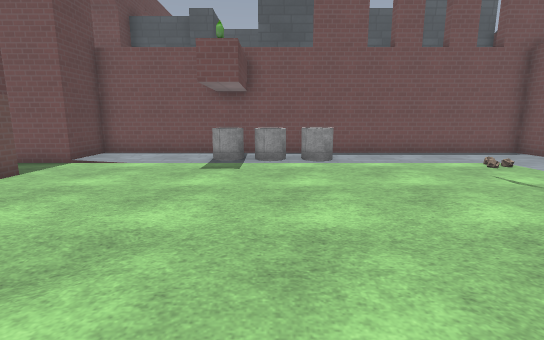
[1] (above)

14 first-person views from a walk through a Godot game level. The camera is 1.4 m above the floor, tilts 10° down and sees 85° across. The floor is counted in squares, 1 m on a side. Each view is taken from the middle of a square. On the plan, view 1 faces up. The plan holds only what a view shows up to about 14 squares ahead; the rest is blank. The place goes on beyond the plan. Some surface patterns are stand-ins.

[2]
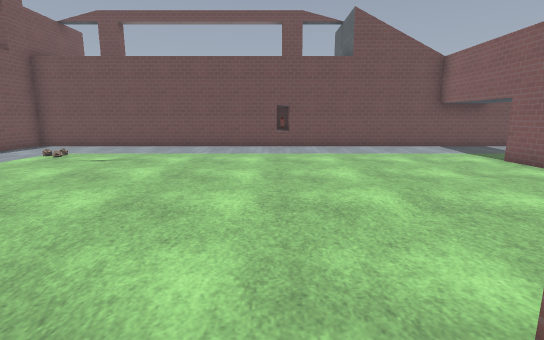

[3]
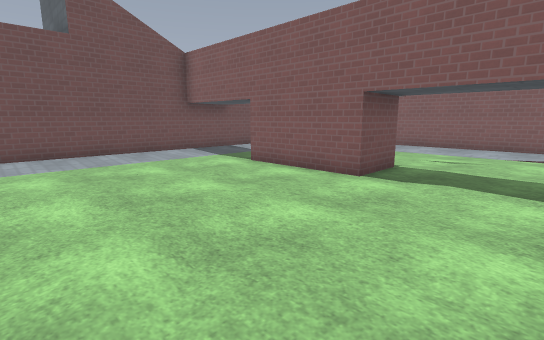

[4]
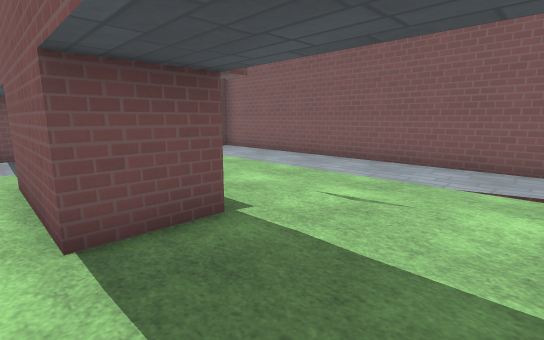

[5]
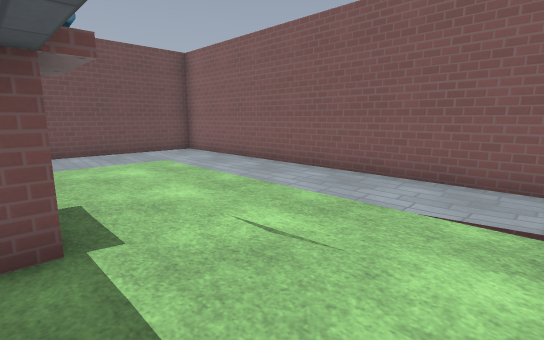

[6]
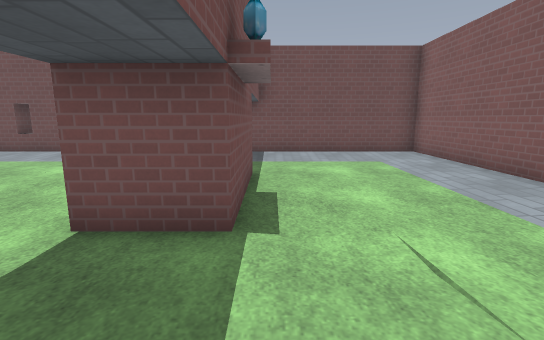

[7]
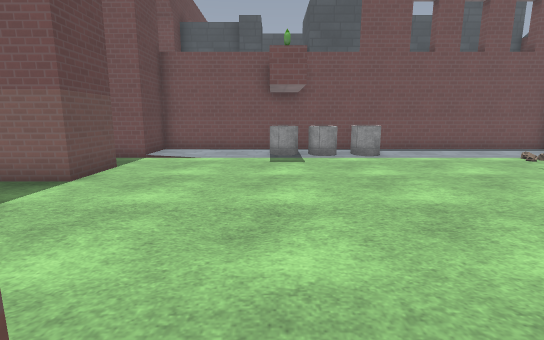

[8]
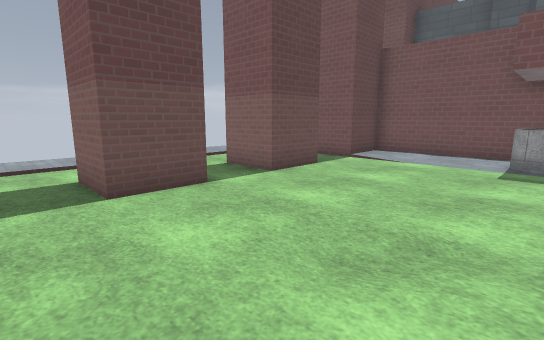

[9]
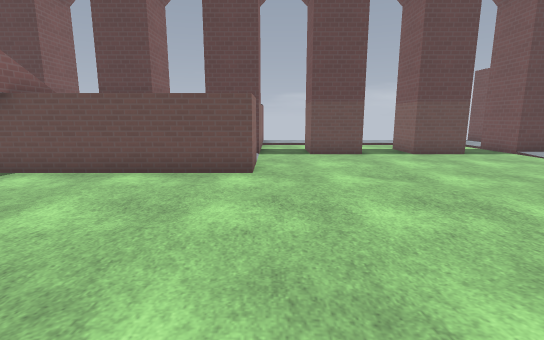

[10]
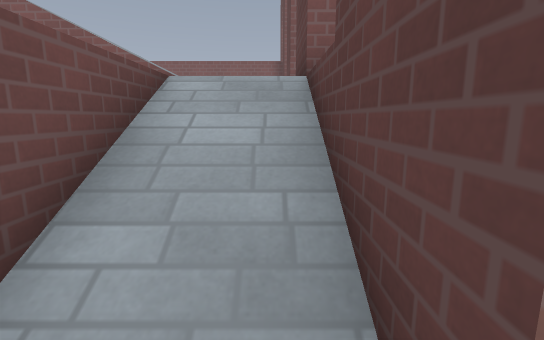

[11]
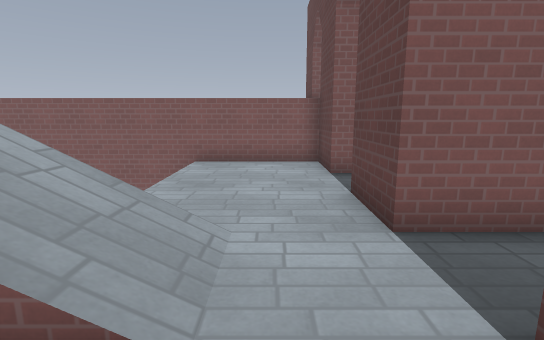

[12]
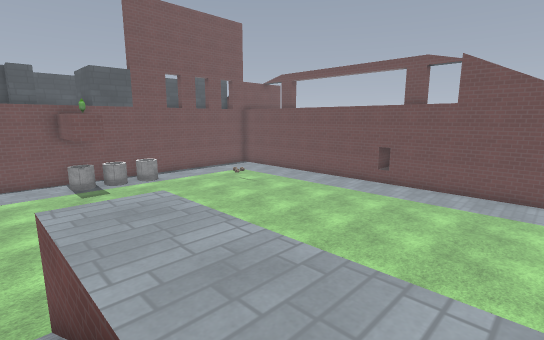

[13]
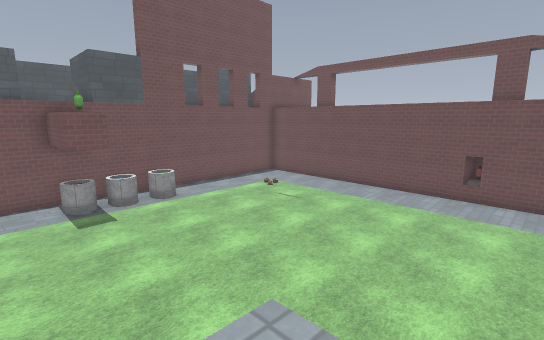

[14]
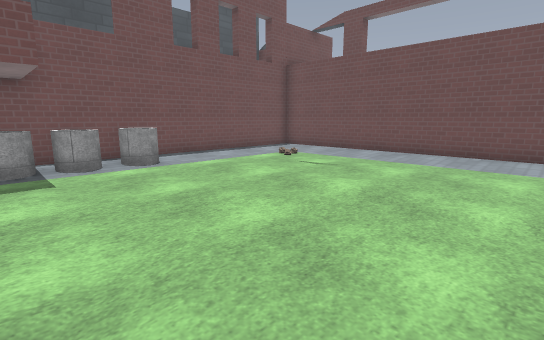

### Floor plan
Key: @ floor where view 1 was taken; # wall or solid block; . main floor; : floor 2 m higher than the main floor; / step, stairs or slope; B bin.
Columns run from 12 left of view 1 to 10 right of it. Each row starts with its distance up from view 1.
 12      ##################
 11      #......B.B.......#
 10     ##....B.BBB.......#
  9     ..................#
  8      .................#
  7   .  #................#
  6   ..##................#
  5    ...................#
  4     ..................#
  3      #................#
  2 ....##................#
  1 ......................#
  0 ............@.........#
 -1     ##//::............#
 -2      #//::............#
 -3       //::............#
 -4       //::............#
 -5     ## :::............#
 -6      # : :............#
 -7      ::://....####....#
 -8     :::://....####....#
 -9     ##::::............#
-10      #::::............#
-11      :::::............#
-12      :::::............#
-13      #::::............#
-14      #::::............#
-15      ##################

Positions as (right, up) in squares from view 1, and headings:
1: (0, 0), facing up
2: (-4, 1), facing right
3: (-2, 0), facing down-right
4: (-2, -6), facing down-right
5: (-2, -8), facing down-right
6: (-2, -9), facing right
7: (-2, -1), facing up
8: (-1, 0), facing up-left
9: (5, 0), facing left
10: (-6, 0), facing down
11: (-5, -5), facing down
12: (-5, -6), facing up-right
13: (-4, -2), facing up-right
14: (-2, 1), facing up-right
